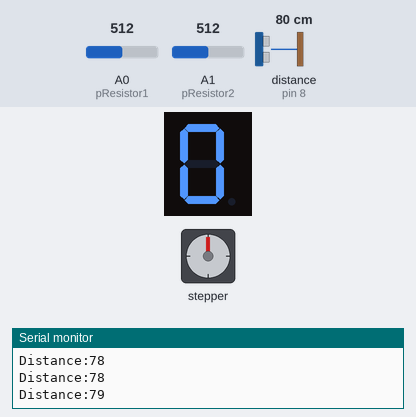
Bench run of a sketch on a simulated Arduino Uno, built with avr-gcc and run on an emulated ATmega328P. Shown: 1-digit seven-segment display, stepper motor, the last lines printed to the serial monitor. Wiring (inferred from the names in the program): ultrasonic range finder: trigger pin 9; echo pin 8; 1-digit 7-segment display, segments lit when HIGH: segments pin 2, pin 3, pin 4, pin 5, pin 6, pin 7, pin 13, pin 12. The inputs (shaded band) are chosen by the test bench; at power-on: distance to the obstacle (sensor on pin 8) 80 cm, A1 (pResistor2) = 512, A0 (pResistor1) = 512. The echo pulse lasts 58.3 µs per cm; the segment pins are drawn as the display they are named for; stepper angles assume 2048 steps per turn.

Above: at 1.2 s.
1.3 s: distance to the obstacle (sensor on pin 8) set to 17 cm
3.0 s: distance to the obstacle (sensor on pin 8) set to 14 cm
At 3.79 s:
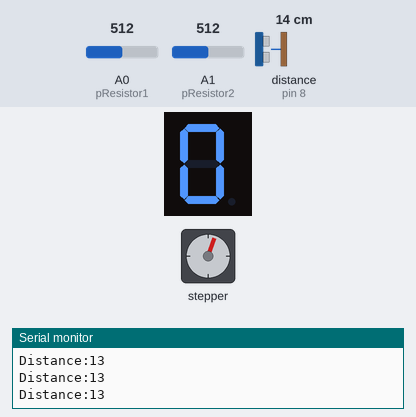
5.4 s: A1 (pResistor2) set to 610
At 7.2 s:
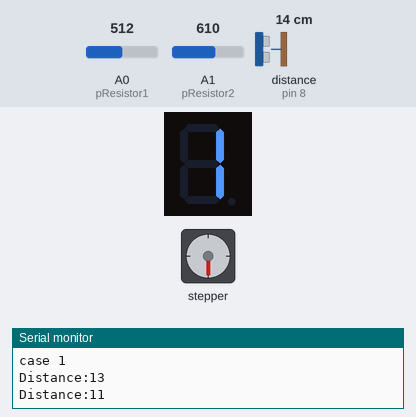
7.5 s: A0 (pResistor1) set to 710
At 8.4 s:
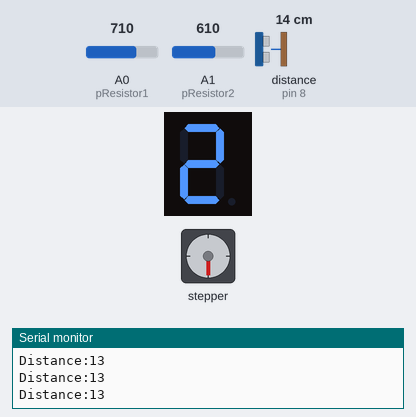
12.0 s: A0 (pResistor1) set to 690
At 14.6 s:
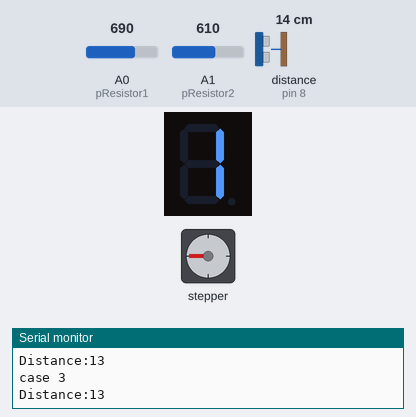
Timing chart, 0 to 16.0 s (numbered marks = the images above; inputs shaded):
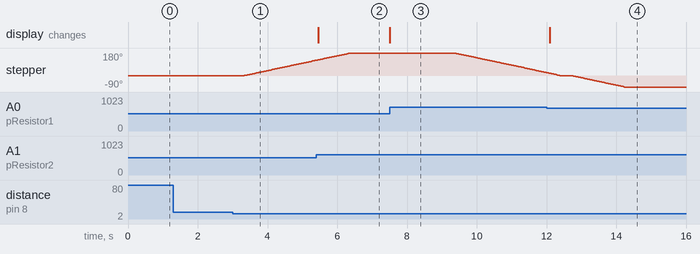

Measured:
- the behaviour switches between 16 and 15 cm on distance to the obstacle (sensor on pin 8) (found by bisection; images 0 and 1)
- after the input at 3.0 s, stepper: keeps turning clockwise at about 59°/s, starting after 0.32 s
- after the input at 5.4 s, the display: changes after 0.05 s (image 2)
- after the input at 7.5 s, stepper: keeps turning counter-clockwise at about 60°/s, starting after 1.9 s; the display: changes at once (image 3)
- after the input at 12.0 s, the display: changes after 0.09 s (image 4)

The sketch:

Basic3.ino
```cpp
#include <Arduino_FreeRTOS.h>
#include <Stepper.h>
#define STEPS 2048

void TaskA0(void *pvParameters);
void TaskA1(void *pvParameters);
void TaskSeven(void *pvParameters);
void TaskSensor(void *pvParameters);
void TaskFlag(void *pvParameters);

Stepper stepper(STEPS, 16, 18, 17, 19);

const int pResistor1 = A0;
const int pResistor2 = A1;
const int trigPin = 9;
const int echoPin = 8;

int pins[8] = {2, 3, 4, 5, 6, 7, 13, 12};//pins to 7-seg.
boolean data[3][8] = {
  {true, true, true, true, true, true, false, false}, // 0
  {false, true, true, false, false, false, false, false}, // 1
  {true, true, false, true, true, false, true, false} // 2
};

int value1;
int value2;

int dir;
// 0:left 1:right
int trueStep;
long duration, distance;
long last_distance;
int motor_state = 0;
// 0:initial 1:empty(left) 2:full(third position)
int last_state = 0;
int flag = 0;

int i;

void setup(){
  Serial.begin(9600);
  pinMode(2, OUTPUT);
  pinMode(3, OUTPUT);
  pinMode(4, OUTPUT);
  pinMode(5, OUTPUT);
  pinMode(6, OUTPUT);
  pinMode(7, OUTPUT);
  pinMode(13, OUTPUT);
  pinMode(12, OUTPUT);
  pinMode(pResistor1, INPUT);
  pinMode(pResistor2, INPUT);
  pinMode(trigPin, OUTPUT);
  pinMode(echoPin, INPUT);
  stepper.setSpeed(10);

  for(i=0; i<8; i++){
    digitalWrite(pins[i], data[2][i] == true ? HIGH : LOW);
  }

  xTaskCreate(TaskA0, (const portCHAR *) "task_A0", 128, NULL, 1, NULL);
  xTaskCreate(TaskA1, (const portCHAR *) "task_A1", 128, NULL, 1, NULL);
  xTaskCreate(TaskSeven, (const portCHAR *) "task_Seven", 128, NULL, 1, NULL);
  xTaskCreate(TaskSensor, (const portCHAR *) "task_Sensor", 128, NULL, 1, NULL);
  xTaskCreate(TaskFlag, (const portCHAR *) "task_Flag", 128, NULL, 1, NULL);
}


void TaskA0(void *pvParameters) {
  (void) pvParameters;

  for(;;){
    value1 = analogRead(pResistor1);
    vTaskDelay(20);
  }
}

void TaskA1(void *pvParameters) {
  (void) pvParameters;

  for(;;){
    value2 = analogRead(pResistor2);
    vTaskDelay(20);
  }
}


void TaskSeven(void *pvParameters) {
  (void) pvParameters;

  for(;;){
      if (value1 < 700 && value2 < 600){
        for(i=0; i<8; i++){
          digitalWrite(pins[i], data[0][i] == true ? HIGH : LOW);
        }
      }
      else if (value1 > 700 && value2 > 600){
        for(i=0; i<8; i++){
          digitalWrite(pins[i], data[2][i] == true ? HIGH : LOW);
        }
      }
      else {
        for(i=0; i<8; i++){
          digitalWrite(pins[i], data[1][i] == true ? HIGH : LOW);
        }
      }
      //Serial.print("A0:");
      //Serial.print(value1);

      //Serial.print("   A1:");
      //Serial.println(value2);
      vTaskDelay(20);
  }
}

void TaskSensor(void *pvParameters) {
  (void) pvParameters;

  for(;;){
    digitalWrite(trigPin, LOW); // Clears the trigPin
    delayMicroseconds(2);
    /* Sets the trigPin on HIGH state for 10 ms */
    digitalWrite(trigPin, HIGH);
    delayMicroseconds(10);
    digitalWrite(trigPin, LOW);
    /* Reads Echo pin, returns sound travel time in ms */
    duration = pulseIn(echoPin, HIGH);
    /* Calculating the distance */
    distance = duration*0.034/2;
    Serial.print("Distance:");
    Serial.println(distance);
    vTaskDelay(20);
  }
}

void TaskFlag(void *pvParameters) {
  (void) pvParameters;

  for(;;){
    // full and car is coming 3rd direction
    if (value1 < 700 && value2 < 600 && distance < 15 && flag == 0){
      last_distance = 1024;
      stepper.step(1024);
      flag = 1;
      Serial.println("case 1");
    }
    // empty and car is coming or left is empty - turn left
    else if ((value1 >= 700 && value2 >= 600 && distance < 15 && flag == 0) || (value2 < 600 && value1 >= 700 && distance < 15 && flag == 0)){
      last_distance = 512;
      stepper.step(512);
      flag = 1;
      Serial.println("case 2");
    }
    // right is empty - turn right
    else if (value1 < 700 && value2 >= 600 && distance < 15 && flag == 0){
      last_distance = -512;
      stepper.step(-512);
      flag = 1;
      Serial.println("case 3");
    }
    else if (distance > 15) {
      stepper.step(-last_distance);
      last_distance = 0;
      flag = 0;
    }
    vTaskDelay(20);
  }
}


void loop(){
}
```
